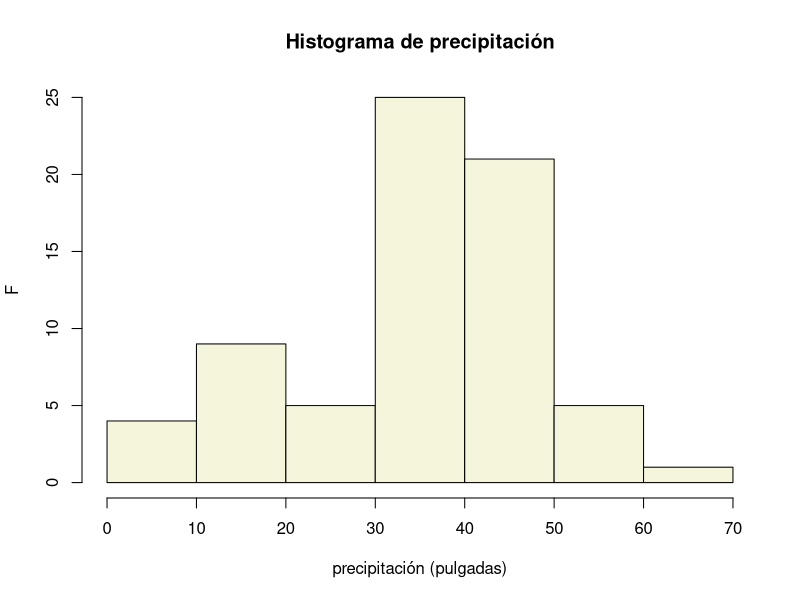
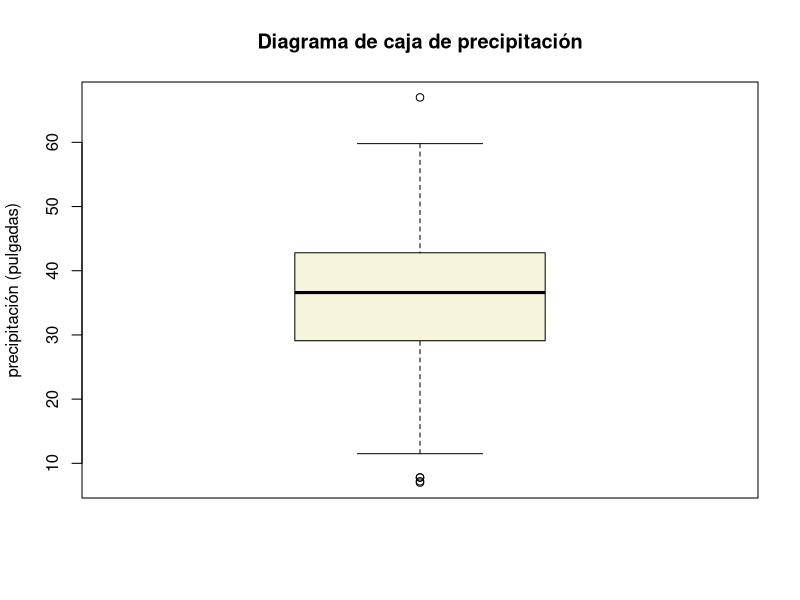

Write the R code that produced these figures, in order.
## ---- chunk 1
sessionInfo()
installed.packages()
## ---- chunk 2
precip
hist(precip, main="Histograma de precipitación", 
     xlab="precipitación (pulgadas)", ylab="F",
     col="beige")
boxplot(precip, main="Diagrama de caja de precipitación",
        ylab="precipitación (pulgadas)", col="beige")
